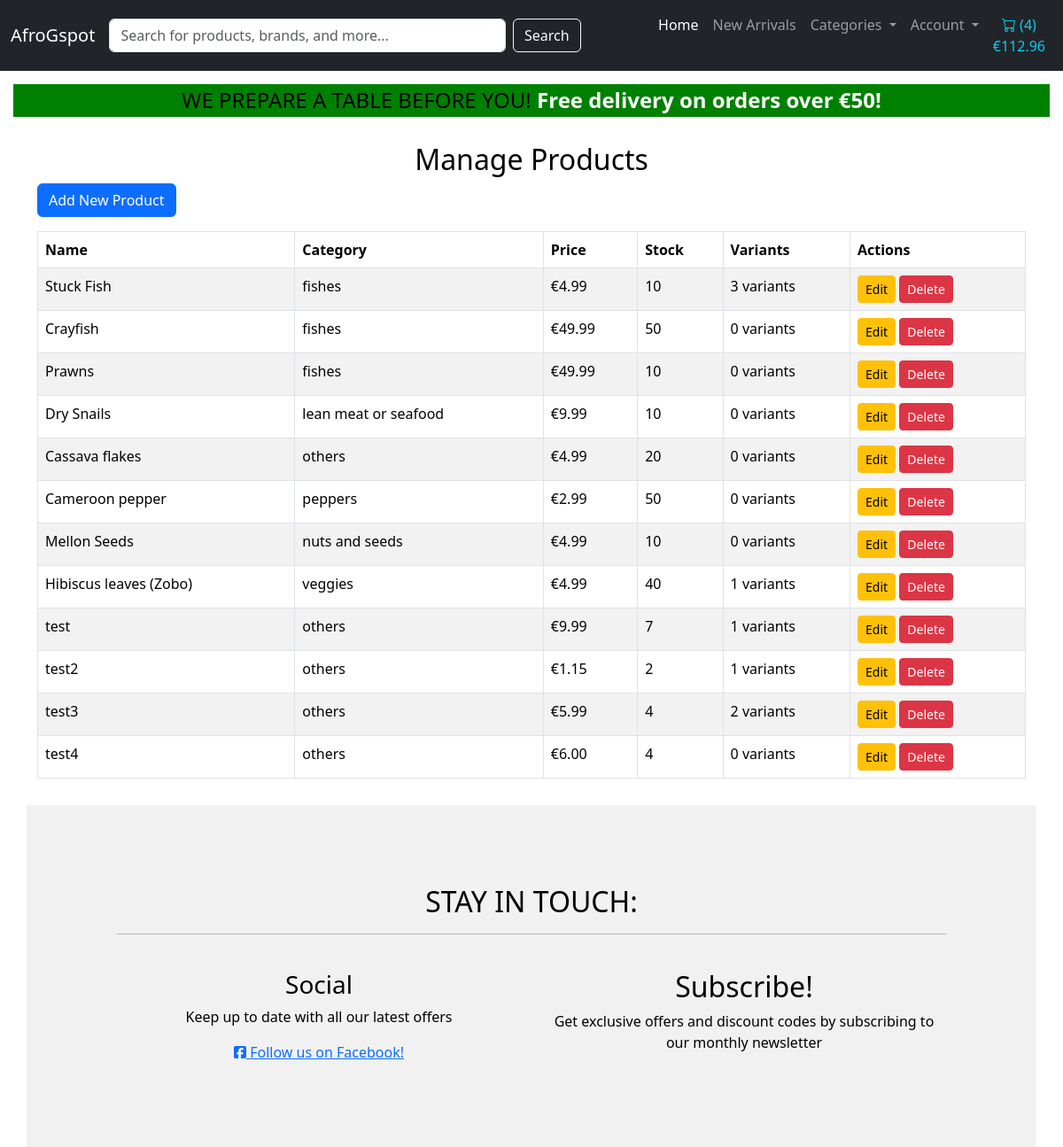
The app's page /product_catalog/manage/ (signed in) with its own data.
### product_catalog/models.py (models this page shows, shortened)
class Product(models.Model):
    name = models.CharField(max_length=255)
    sku = models.CharField(max_length=254, null=True, blank=True)
    category = models.ForeignKey(Category, null=True, blank=True, related_name='products', on_delete=models.SET_NULL)
    description = models.TextField()
    price = models.DecimalField(max_digits=10, decimal_places=2)
    discount_price = models.DecimalField(max_digits=10, decimal_places=2, null=True, blank=True)
    stock = models.IntegerField()
    image = models.ImageField(null=True, blank=True, default='static/media/background-image.jpg')
    rating = models.DecimalField(max_digits=6, decimal_places=2, null=True, blank=True)
    image_url = models.URLField(max_length=1024, null=True, blank=True)
    created_at = models.DateTimeField(auto_now_add=True)
    updated_at = models.DateTimeField(auto_now=True)
    is_active = models.BooleanField(default=True)
    is_vegan = models.BooleanField(default=False)
    is_gluten_free = models.BooleanField(default=False)
    expiration_date = models.DateField(null=True, blank=True)
    country = models.ForeignKey(Country, on_delete=models.SET_NULL, null=True, blank=True, default=1)

class Category(models.Model):
    class Meta:
        verbose_name_plural = 'Categories'
    name = models.CharField(max_length=250)
    friendly_name = models.CharField(max_length=250, null=True, blank=True)

### product_catalog/views.py (the view)
# urls.py: path('manage/', views.manage_products, name='manage_products'),
@login_required
def manage_products(request):
    products = Product.objects.all()
    return render(request, 'product_catalog/manage_products.html', {'products': products})

### product_catalog/templates/product_catalog/manage_products.html
{% extends 'base.html' %}
{% block content %}
<div class="container my-4">
    <h2 class="text-center">Manage Products</h2>
    <div class="text-right mb-3">
        <a href="{% url 'add_product' %}" class="btn btn-primary">Add New Product</a>
    </div>
    <table class="table table-striped table-hover table-bordered">
        <thead class="thead-dark">
            <tr>
                <th>Name</th>
                <th>Category</th>
                <th>Price</th>
                <th>Stock</th>
                <th>Variants</th>
                <th>Actions</th>
            </tr>
        </thead>
        <tbody>
            {% for product in products %}
            <tr>
                <td>{{ product.name }}</td>
                <td>{{ product.category.name }}</td>
                <td>€{{ product.price|floatformat:2 }}</td>
                <td>{{ product.stock }}</td>
                <td>{{ product.variants.count }} variants</td>
                <td>
                    <a href="{% url 'update_product' product.pk %}" class="btn btn-sm btn-warning">Edit</a>
                    <a href="{% url 'delete_product' product.pk %}" class="btn btn-sm btn-danger">Delete</a>
                </td>
            </tr>
            {% empty %}
            <tr>
                <td colspan="6" class="text-center">No products available.</td>
            </tr>
            {% endfor %}
        </tbody>
    </table>
</div>
{% endblock %}

### static/css/base.css (style rules this page uses)
html, body { margin: 0; padding: 0; height: 100%; color: black; }

### records on screen
Product: name "Stuck Fish", category.name "fishes", price "4.99", stock "10", variants.count "3"
Product: name "Crayfish", category.name "fishes", price "49.99", stock "50", variants.count "0"
Product: name "Prawns", category.name "fishes", price "49.99", stock "10", variants.count "0"
Product: name "Dry Snails", category.name "lean meat or seafood", price "9.99", stock "10", variants.count "0"
Product: name "Cassava flakes", category.name "others", price "4.99", stock "20", variants.count "0"
Product: name "Cameroon pepper", category.name "peppers", price "2.99", stock "50", variants.count "0"
Product: name "Mellon Seeds", category.name "nuts and seeds", price "4.99", stock "10", variants.count "0"
Product: name "Hibiscus leaves (Zobo)", category.name "veggies", price "4.99", stock "40", variants.count "1"
Product: name "test", category.name "others", price "9.99", stock "7", variants.count "1"
Product: name "test2", category.name "others", price "1.15", stock "2", variants.count "1"
Product: name "test3", category.name "others", price "5.99", stock "4", variants.count "2"
Product: name "test4", category.name "others", price "6.00", stock "4", variants.count "0"

### other values on screen
{{ product_count }} "4"
{{ grand_total|floatformat:2 }} "112.96"
{{ free_delivery_threshold }} "50"
